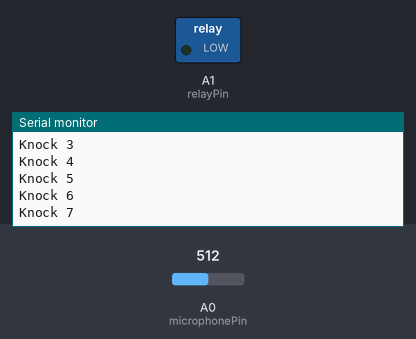
The sketch below on a simulated Arduino Uno, built with avr-gcc and run on an emulated ATmega328P. Shown: switched loads named in the sketch (green lamp = pin HIGH), the last lines printed to the serial monitor. Inputs (shaded band) come from the test bench; at power-on: A0 (microphonePin) = 512.

Above: at 1.2 s.
1.3 s: A0 (microphonePin) set to 109
At 1.37 s:
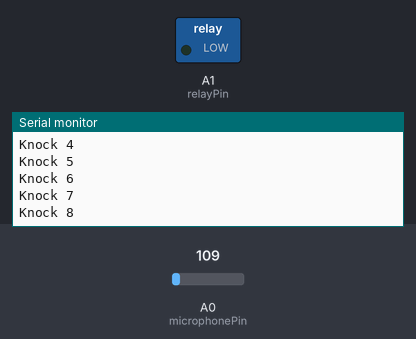
2.8 s: A0 (microphonePin) set to 91
At 4.0 s:
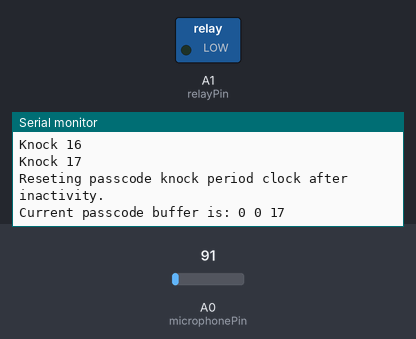
Timing chart, 0 to 5.8 s (numbered marks = the images above; inputs shaded):
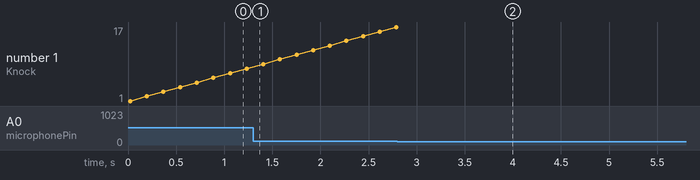

The sketch:

door_knock_ino.ino
```cpp
/* PaniQ Escape
 * Wizarding Room Entry Door Knocking Puzzle Controller
 * Riley Waite
 * June '23
 * riley.s.waite@gmail.com
 */

// If set 'true', debugging statements will be printed over serial
#define DEBUG true

// Puzzle passcode
const int passcodeLength = 3; // number of digits in the passcode
int passcode[passcodeLength] = {9,3,4}; // each number is a distinct "instance" of knocking. e.g. {3,4} means "three knocks" then a pause, followed by "four knocks"

// IO
const int microphonePin = A0 ;  // microphone signal
const int relayPin = A1; // relay output

// Timing constants
const int globalLoopMs = 1; // duration of global loop delay
const int pollPeriodMs = 20; // duration of microphone polling period (ms of signal which is analyzed)
const int postKnockDelayMs = 150; // ms of delay following a knock detection. necessary to reduce multi-knock "ringing". minimum time between knocks to count.
const int unlockHoldMs = 5000; // ms that system will hold maglock unlocked after correct passcode solve
const int maxPasscodeKnockPeriodMs = 500; // time window within which the knocks must come. knocks slower than this will be counted as seperate 'numbers'

// Clocks
int periodClockMs = 0; // period measuring clock
int passcodeKnockPeriodClockMs = 0; // clock for passcode window

// Mic signal processing
int micInputVal = 0;    // microphone signal value (updated every global loop)
int maxVolumeLastPeriod = 0; // per-period maximum microphone value cache (updated every poll period)
const int knockThreshold = 100; // microphone threshold for knock detection
const int micBufferLen = pollPeriodMs/globalLoopMs; // number of values stored in microphone signal buffer
const int micBuffer[pollPeriodMs/globalLoopMs]; // buffer for microphone measurements

// Puzzle logic
int knockCount = 0; // number of knocks detected during the last passcode window
int bufferedKnockCodes[passcodeLength]; // sliding buffer of knocked codes

// Initialize pins, serial
void setup()
{
  if (DEBUG) {
    Serial.begin(9600);
    Serial.println("\nNew Session:");
  }
  // Setup relay DIO
  pinMode(relayPin, OUTPUT);
}

// Global loop
void loop()
{
  // Mic reading
  micInputVal = analogRead(microphonePin); // read microphone level
  insertAndShiftLeft(micBuffer, micBufferLen, micInputVal); // insert measurement into buffer

  // Loop Delay and Clock Increments
  delay(globalLoopMs);  // delay global loop
  periodClockMs += globalLoopMs; // increment clock
  passcodeKnockPeriodClockMs += globalLoopMs; // increment clock

  // Mic-polling window completion checks
  if (periodClockMs >= pollPeriodMs) { // if a period has passed,

    // Check if knock happened
    if (checkKnock()) {
      knockCount += 1; // increment knock count
      passcodeKnockPeriodClockMs = 0; // reset passcode knock period window

      if (DEBUG) {
        Serial.print("Knock ");
        Serial.println(knockCount);
      }

      delay(postKnockDelayMs); // delay to avoid multi-knock ringing
    }

    // Reset window values
    maxVolumeLastPeriod = 0;
    periodClockMs = 0;
  }

  // Knock code window completion checks
  if (passcodeKnockPeriodClockMs >= maxPasscodeKnockPeriodMs) {
    if (knockCount != 0) { // if any knocks were detected last knock period,
      insertAndShiftLeft(bufferedKnockCodes, passcodeLength, knockCount); // insert knocks into passcode buffer
    }

    // reset counts and period clock for new knock period
    knockCount = 0;
    passcodeKnockPeriodClockMs = 0;

    if (DEBUG) {
      Serial.println("Reseting passcode knock period clock after inactivity.");
      Serial.print("Current passcode buffer is: ");
      printArr(bufferedKnockCodes, passcodeLength);
    }

    // passcode checking
    if (checkPasscode()) { // if the code in the knock buffer matches prescribed passcode,
      if (DEBUG) {
        Serial.println("Win!");
      }
      digitalWrite(relayPin, HIGH); // unlock magloc
      delay(unlockHoldMs); // hold in this paused+unlocked state for some time to allow players to open and enter
      insertAndShiftLeft(bufferedKnockCodes, passcodeLength, -1); // insert a bogus value to "reset" the system
    } else digitalWrite(relayPin, LOW); // if code doesn't match, make sure relay is still closed (maglock engaged)
  }
}

// prints all values in an array
void printArr(int* array, int len) {
  for (int i = 0; i < len; i++) {
      Serial.print(*(array+i));
      Serial.print(" ");
  }
  Serial.println("");
}

// returns max value of array
int maxVal(int* array, int len) {
  int max = INT16_MIN;
  for (int i = 0; i < len; i++)
    if (*(array+i) > max)
      max = *(array+i);
  return max;
}

// checks if maximum mic value in buffer exceeds threshold
bool checkKnock() {
  return maxVal(micBuffer, micBufferLen) >= knockThreshold;
}

// inserts value into end of array, shifting all others left and "forgetting" the first value
void insertAndShiftLeft(int* array, int len, int knockCodeValue) {
  for (int i = 0; i < len-1; i++)
    *(array + i) = *(array + i + 1);
  *(array + len - 1) = knockCodeValue;
}

// checks if knock code stored in buffer matches prescribed code
bool checkPasscode() {
  for (int i = 0; i < passcodeLength; i++)
    if (bufferedKnockCodes[i] != passcode[i])
      return false;
  return true;
}
```

Measured:
- the behaviour switches between 100 and 99 on A0 (microphonePin) (found by bisection; images 1 and 2)
- after the input at 2.8 s, the serial monitor: prints a new line after 0.71 s (image 2)
